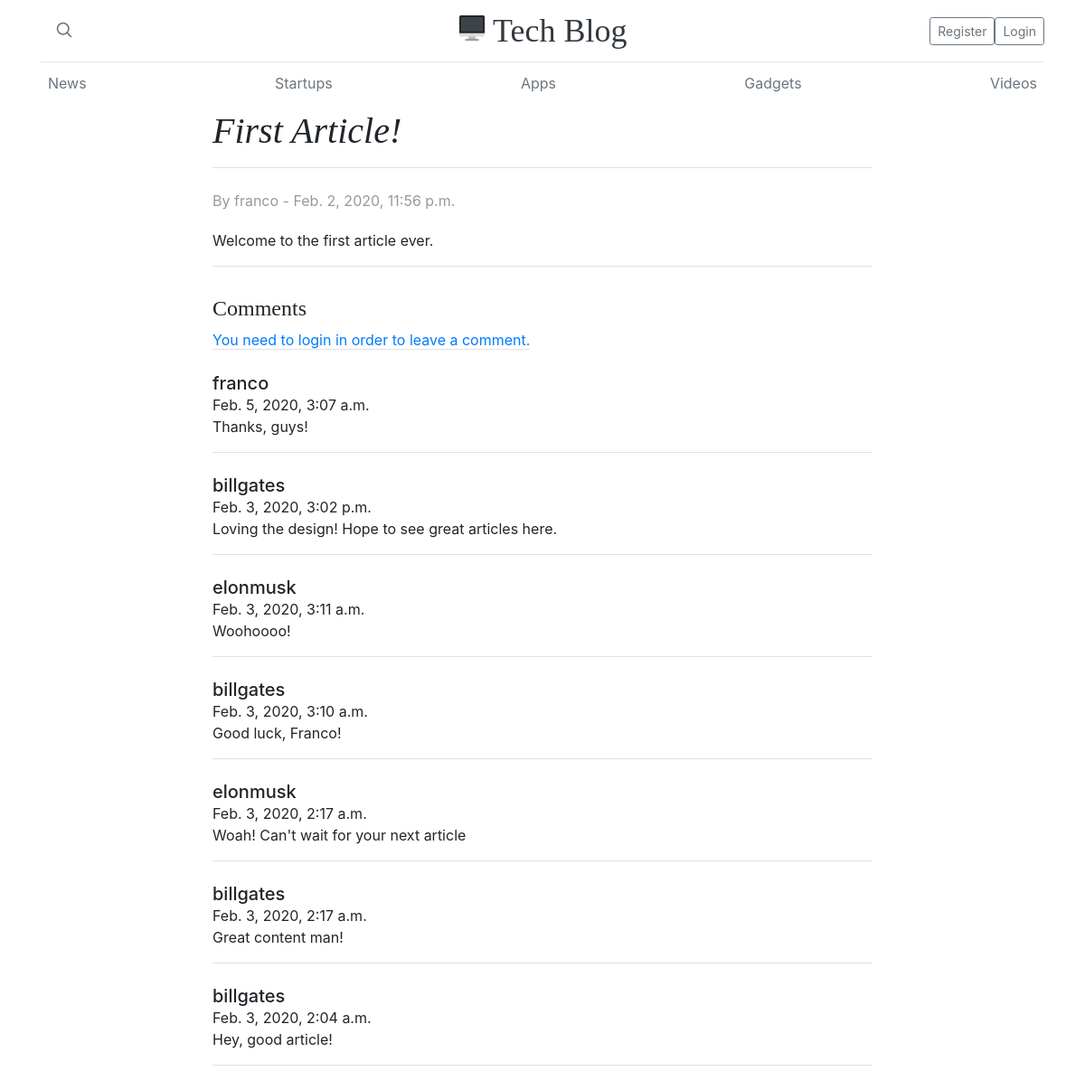
/1/, run on the app's committed database.
### articles/models.py (models this page shows, shortened)
class Article(models.Model):
    title = models.CharField(max_length=96)
    content = models.TextField()
    publish_date = models.DateTimeField(default=datetime.now)
    thumbnail_url = models.URLField(null=True)
    author = models.ForeignKey(settings.AUTH_USER_MODEL, on_delete=models.CASCADE, null=True)

class Comment(models.Model):
    content = models.TextField()
    article = models.ForeignKey(Article, on_delete=models.CASCADE)
    author = models.ForeignKey(settings.AUTH_USER_MODEL, on_delete=models.CASCADE, null=True)
    publish_date = models.DateTimeField(default=datetime.now)

### articles/views.py (the view)
# urls.py: path('<int:id>/', ArticleDetailView.as_view(), name='article-detail'),
class ArticleDetailView(DetailView):
    template_name = 'articles/article_detail.html'
    def get_object(self):
        id_ = self.kwargs.get('id')
        return get_object_or_404(Article, id=id_)
    def get_context_data(self, **kwargs):
        context = super().get_context_data(**kwargs)
        context['comments'] = Comment.objects.filter(article=self.object)
        context['commentForm'] = CommentModelForm(
            initial={'article': self.object})
        return context

### articles/templates/articles/article_detail.html (shortened to what this page needs)
{% extends 'base.html' %}
{% load crispy_forms_tags %}
{% block content %}
<main role="main" class="container">
    <div class="row" style="place-content: center;">
        <div class="col-md-8 blog-main">
            <div class="blog-post">
                <h2 class="pb-3 mb-4 font-italic border-bottom blog-post-title">{{ object.title }}</h2>
                <p class="blog-post-meta">By {{ object.author.username }} - {{ object.publish_date }} </p>
                <p>{{ object.content|linebreaks }}</p>
                <div class="border-bottom"> </div>
                <h4 style="padding-top:2rem">Comments</h4>
                {% if user.is_authenticated %}
                <form class='comment' action="{% url 'articles:comment-create' object.id %}" method='POST'>
                    {% csrf_token %}
                    {{ commentForm|crispy }}
                    <input type='submit' class="btn btn-primary" value='Post Comment' />
                </form>
                {% else %}
                <a href="/accounts/login"><span class="g-color-gray-dark-v4 g-font-size-12 border-bottom"> You need
                        to login in order to leave a comment. </span></a>
                {% endif %}
                <br>
                <br>
                {% for instance in comments reversed%}
                <div class="row">
                    <div class="col-md-12">
                        <div class="media g-mb-30 media-comment">
                            <div class="media-body u-shadow-v18 g-bg-secondary g-pa-30">
                                <div class="g-mb-15">
                                    <h5 class="h5 g-color-gray-dark-v1 mb-0">{{ instance.author.username }}</h5>
                                    <span class="g-color-gray-dark-v4 g-font-size-12">{{ instance.publish_date }}</span>
                                </div>
                                <p>{{ instance.content }}</p>
                                <ul class="border-bottom list-inline d-sm-flex my-0 ">
                                </ul>
                                <br>
                            </div>
                        </div>
                    </div>
                </div>
                {% endfor %}
            </div>
</main>
{% endblock %}

### static/css/blog.css (style rules this page uses)
h1, h2, h3, h4, h5, h6 { font-family: "Playfair Display", Georgia, "Times New Roman", serif; }
.border-bottom { border-bottom: 1px solid #e5e5e5; }
.blog-post { margin-bottom: 4rem; }
.blog-post-title { margin-bottom: .25rem; font-size: 2.5rem; }
.blog-post-meta { margin-bottom: 1.25rem; color: #999; }

### data on the page
Article: title "First Article!", author.username "franco", publish_date "Feb. 2, 2020, 11:56 p.m.", content "Welcome to the first article ever."
Comment: author.username "franco", publish_date "Feb. 5, 2020, 3:07 a.m.", content "Thanks, guys!"
Comment: author.username "billgates", publish_date "Feb. 3, 2020, 3:02 p.m.", content "Loving the design! Hope to see great articles here."
Comment: author.username "elonmusk", publish_date "Feb. 3, 2020, 3:11 a.m.", content "Woohoooo!"
Comment: author.username "billgates", publish_date "Feb. 3, 2020, 3:10 a.m.", content "Good luck, Franco!"
Comment: author.username "elonmusk", publish_date "Feb. 3, 2020, 2:17 a.m.", content "Woah! Can't wait for your next article"
Comment: author.username "billgates", publish_date "Feb. 3, 2020, 2:17 a.m.", content "Great content man!"
Comment: author.username "billgates", publish_date "Feb. 3, 2020, 2:04 a.m.", content "Hey, good article!"
